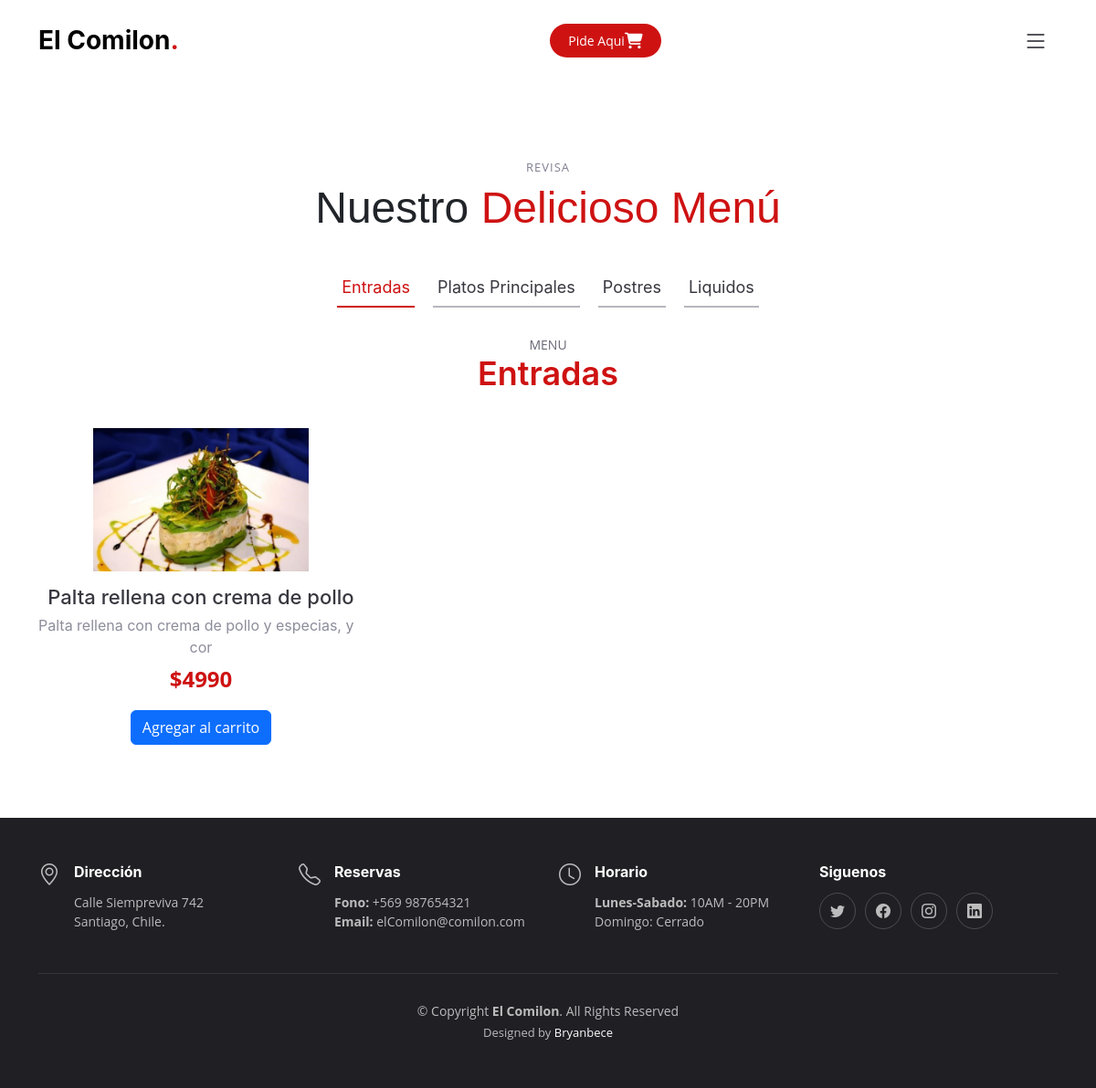
The page /shop/ (signed in) on the database as committed earlier.
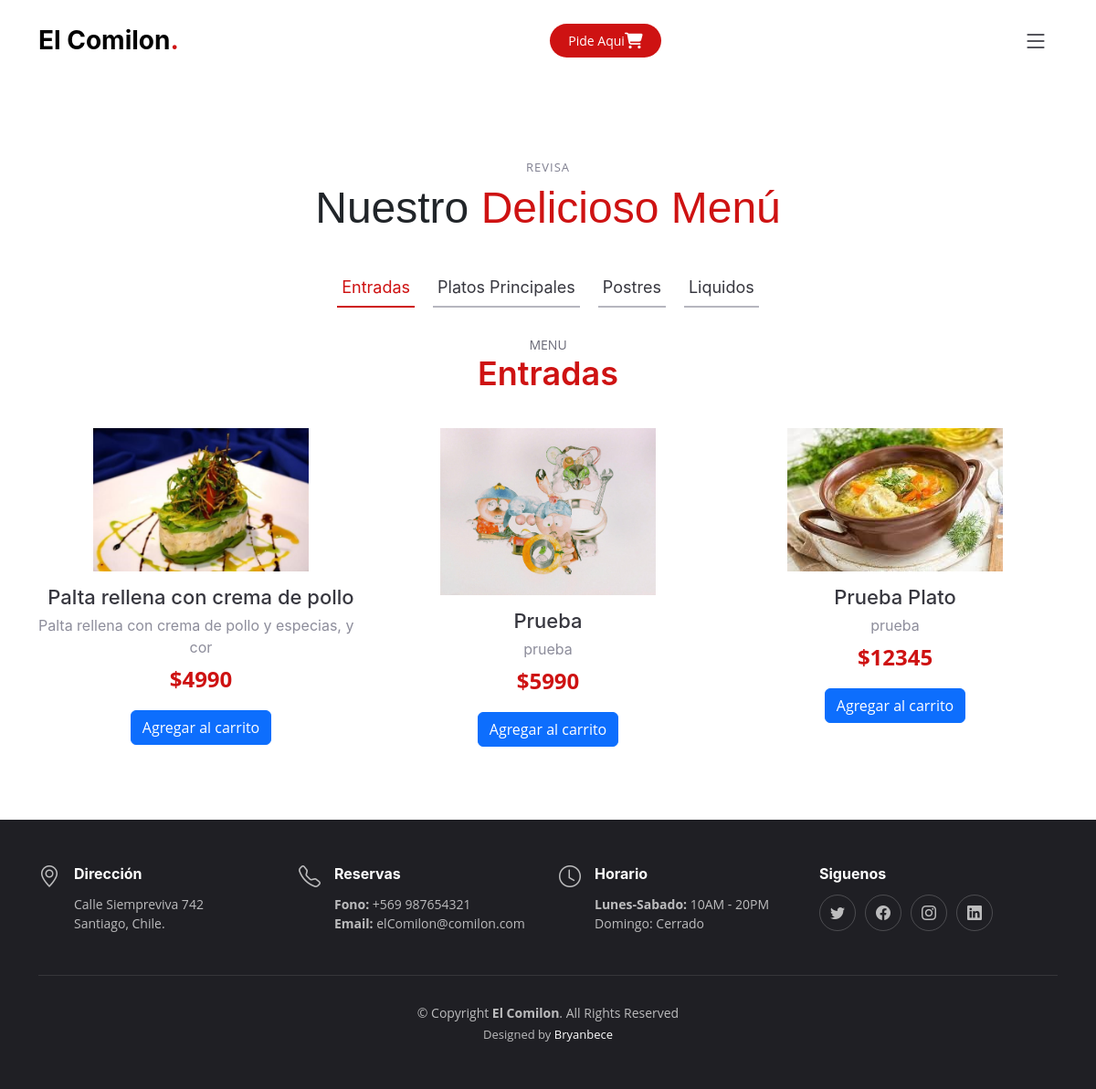
The same page on the database as committed later.
### appweb/models.py (models this page shows, shortened)
class Producto(models.Model):
    nombre = models.CharField(max_length=50)
    descripcion = models.CharField(max_length=50)
    precio = models.IntegerField()
    imagen = models.ImageField(upload_to='producto', null=False)
    tipo_plato = models.IntegerField(choices=list_tipo_producto)
    disponible = models.IntegerField(choices=list_disponibilidad_producto)
    origen = models.IntegerField(choices=list_origen_producto)
    autor = models.ForeignKey(User, on_delete=models.CASCADE, null=True, blank=True)
    cantidadVendidos = models.IntegerField(default=0)

### appweb/views.py (the view)
# urls.py: path('shop/', views.compras, name='compras'),
@login_required(login_url='/accounts/login')
def compras(request):
    producto = Producto.objects.all()
    data = {
        'producto': producto
    }
    return render(request, 'compras.html', data)

### appweb/templates/compras.html (shortened to what this page needs)
{% extends 'base.html' %}
{% load static %}
{% block contenido %}
<section id="menu" class="menu">
    <div class="container aos-init aos-animate" data-aos="fade-up">
        <div class="section-header">
            <h2>Revisa</h2>
            <p>Nuestro <span>Delicioso Menú</span></p>
        </div>
        <ul class="nav nav-tabs d-flex justify-content-center aos-init aos-animate" data-aos="fade-up"
            data-aos-delay="200" role="tablist">
            <li class="nav-item" role="presentation">
                <a class="nav-link active show" data-bs-toggle="tab" data-bs-target="#menu-starters"
                    aria-selected="true" role="tab">
                    <h4>Entradas</h4>
                </a>
            </li>
            <li class="nav-item" role="presentation">
                <a class="nav-link" data-bs-toggle="tab" data-bs-target="#menu-breakfast" aria-selected="false"
                    tabindex="-1" role="tab">
                    <h4>Platos Principales</h4>
                </a>
            </li>
            <li class="nav-item" role="presentation">
                <a class="nav-link" data-bs-toggle="tab" data-bs-target="#menu-lunch" aria-selected="false"
                    tabindex="-1" role="tab">
                    <h4>Postres</h4>
                </a>
            </li>
            <li class="nav-item" role="presentation">
                <a class="nav-link" data-bs-toggle="tab" data-bs-target="#menu-dinner" aria-selected="false"
                    tabindex="-1" role="tab">
                    <h4>Liquidos</h4>
                </a>
            </li>
        </ul>
        <div class="tab-content aos-init aos-animate" data-aos="fade-up" data-aos-delay="300">
            <div class="tab-pane fade active show" id="menu-starters" role="tabpanel">
                <div class="tab-header text-center">
                    <p>Menu</p>
                    <h3>Entradas</h3>
                </div>
                <div class="row gy-5">
                    {% for p in producto %}
                    {% if p.tipo_plato == 0 %}
                    <div class="col-lg-4 menu-item">
                        <a href="{{ p.imagen.url }}" class="glightbox"><img src="{{ p.imagen.url }}"
                                class="menu-img img-fluid" alt=""></a>
                        <h4>{{ p.nombre }}</h4>
                        <p class="ingredients">
                            {{ p.descripcion }}
                        </p>
                        <p class="price">
                            ${{ p.precio }}
                        </p>
                        <form method="POST" action="{% url 'add_to_cart' p.id %}">
                            <input type="submit" value="Agregar al carrito" class="btn btn-primary">
                        </form>
                    </div>
                    {% endif %}
                    {% endfor %}
                </div>
            </div>
        </div>
    </div>
</section>
{% endblock %}

Rows that differ between the two databases and show on the page:
added Producto: imagen (picture), nombre "Prueba", descripcion "prueba", precio "5990"
added Producto: imagen (picture), nombre "Prueba Plato", descripcion "prueba", precio "12345"
